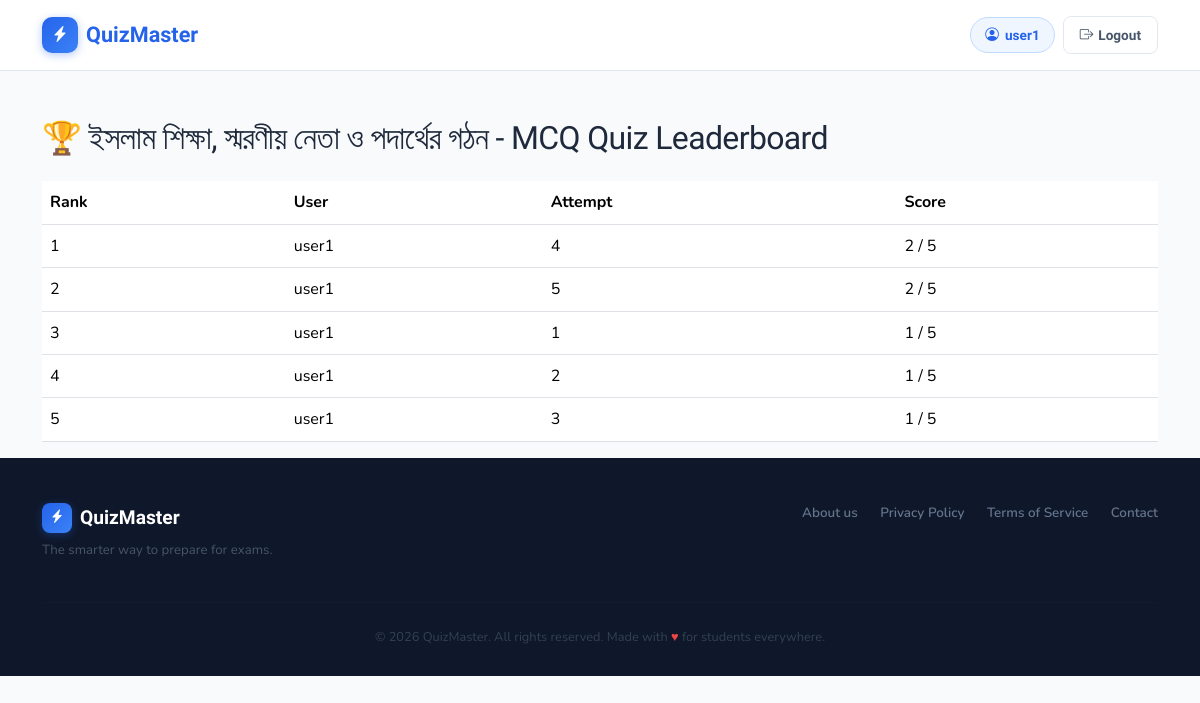
The app's page /quiz/1/leaderboard/ (signed in) with its own data.
### quiz/models.py (models this page shows, shortened)
class Quiz(models.Model):
    subject = models.ForeignKey(Subject, on_delete=models.CASCADE)
    title = models.CharField(max_length=200)
    questions_json = models.JSONField()
    created_at = models.DateTimeField(auto_now_add=True)

class QuizAttempt(models.Model):
    user = models.ForeignKey(User, on_delete=models.CASCADE)
    quiz = models.ForeignKey(Quiz, on_delete=models.CASCADE)
    score = models.IntegerField()
    total = models.IntegerField()
    attempt_number = models.IntegerField()
    created_at = models.DateTimeField(auto_now_add=True)

### quiz/views.py (the view)
# urls.py: path("quiz/<int:quiz_id>/leaderboard/", views.quiz_leaderboard, name="quiz_leaderboard"),
@login_required
def quiz_leaderboard(request, quiz_id):
    quiz = get_object_or_404(Quiz, id=quiz_id)
    leaderboard = QuizAttempt.objects.filter(
        quiz=quiz
    ).order_by("-score", "created_at")
    return render(request, "quiz/quiz_leaderboard.html", {
        "quiz": quiz,
        "leaderboard": leaderboard
    })

### quiz/templates/quiz/quiz_leaderboard.html
{% extends "quiz/base.html" %}
{% block content %}
<div class="container mt-5">
<h2 class="mb-4">
🏆 {{ quiz.title }} Leaderboard
</h2>
<table class="table">
<thead>
<tr>
<th>Rank</th>
<th>User</th>
<th>Attempt</th>
<th>Score</th>
</tr>
</thead>
<tbody>
{% for item in leaderboard %}
<tr>
<td>{{ forloop.counter }}</td>
<td>{{ item.user.username }}</td>
<td>{{ item.attempt_number }}</td>
<td>{{ item.score }} / {{ item.total }}</td>
</tr>
{% endfor %}
</tbody>
</table>
</div>
{% endblock %}

### quiz/templates/quiz/base.html (shortened to what this page needs)
<!DOCTYPE html>
<html lang="en">
<head>
  <link href="https://cdn.jsdelivr.net/npm/bootstrap@5.3.3/dist/css/bootstrap.min.css" rel="stylesheet" />
  <link rel="stylesheet" href="https://cdn.jsdelivr.net/npm/bootstrap-icons@1.11.3/font/bootstrap-icons.min.css" />
</head>
<body>
<nav class="navbar navbar-expand-lg qm-nav" id="mainNav">
  <div class="container">
    <a class="navbar-brand qm-brand" href="{% url 'home' %}">
      <div class="qm-brand-icon"><i class="bi bi-lightning-charge-fill"></i></div>
      QuizMaster
    </a>
    <div class="collapse navbar-collapse" id="navbarNav">
      <div class="ms-auto d-flex align-items-center nav-btns gap-2">
        {% if user.is_authenticated %}
          <span class="nav-user-chip">
            <i class="bi bi-person-circle"></i>{{ user.username }}
          </span>
          <a href="{% url 'logout' %}" class="btn-nav-logout">
            <i class="bi bi-box-arrow-right"></i>Logout
          </a>
        {% else %}
          <a href="{% url 'login' %}" class="btn-nav-login">Login</a>
          <a href="{% url 'register' %}" class="btn-nav-register">
            <i class="bi bi-person-plus-fill me-1"></i>Register Free
          </a>
        {% endif %}
      </div>
    </div>
  </div>
</nav>
<main>{% block content %}{% endblock %}</main>
<footer class="qm-footer">
  <div class="container">
    <div class="row align-items-start">
      <div class="col-12 col-md-6 mb-3 mb-md-0">
        <div class="footer-brand-row">
          <div class="qm-brand-icon" style="width:30px;height:30px;font-size:0.85rem;border-radius:8px;">
            <i class="bi bi-lightning-charge-fill"></i>
          </div>
          <span class="footer-brand-text">QuizMaster</span>
        </div>
        <p class="footer-tagline">The smarter way to prepare for exams.</p>
      </div>
      <div class="col-12 col-md-6 d-flex align-items-center justify-content-md-end">
        <div class="footer-links">
          <a href="{% url 'about' %}">About us</a>
          <a href="#">Privacy Policy</a>
          <a href="#">Terms of Service</a>
          <a href="#">Contact</a>
        </div>
      </div>
    </div>
    <hr class="footer-divider" />
    <div class="text-center">
      <p class="footer-copyright mb-0">
        &copy; {% now "Y" %} QuizMaster. All rights reserved.
        Made with <span style="color:var(--danger);">♥</span> for students everywhere.
      </p>
    </div>
  </div>
</footer>
</body>
</html>

### quiz/templates/quiz/base.html (style rules this page uses)
:root { --primary: #2563EB; --primary-hover: #1d4ed8; --primary-light: #eff6ff; --primary-mid: #bfdbfe; --secondary: #10B981; --secondary-hover:#059669; --secondary-light:#ecfdf5; --bg: #F8FAFC; --text: #1E293B; --text-soft: #475569; --text-muted: #94a3b8; --border: #e2e8f0; --white: #ffffff; --danger: #EF4444; --radius-sm: 8px; --radius-md: 14px; --radius-lg: 20px; --radius-xl: 28px; --shadow-card: 0 2px 16px rgba(37,99,235,0.07), 0 1px 4px rgba(0,0,0,0.05); --shadow-hover: 0 8px 32px rgba(37,99,235,0.13), 0 2px 8px rgba(0,0,0,0.06); --shadow-btn: 0 4px 14px rgba(37,99,235,0.30); }
*, *::before, *::after { box-sizing: border-box; }
html { scroll-behavior: smooth; }
body { background: var(--bg); color: var(--text); font-family: 'Nunito', sans-serif; font-size: 1rem; line-height: 1.65; overflow-x: hidden; }
h1,h2,h3,h4,h5,h6 { font-family: 'Plus Jakarta Sans', sans-serif; color: var(--text); line-height: 1.2; letter-spacing: -0.02em; }
a { text-decoration: none; color: var(--primary); }
.qm-nav { background: rgba(255,255,255,0.92); backdrop-filter: blur(14px); -webkit-backdrop-filter: blur(14px); border-bottom: 1px solid var(--border); padding: 0.75rem 0; position: sticky; top: 0; z-index: 1050; transition: box-shadow 0.3s; }
.qm-brand { font-family: 'Plus Jakarta Sans', sans-serif; font-weight: 800; font-size: 1.35rem; color: var(--primary) !important; display: flex; align-items: center; gap: 0.5rem; }
.qm-brand-icon { width: 36px; height: 36px; background: linear-gradient(135deg, var(--primary), #3b82f6); border-radius: 10px; display: flex; align-items: center; justify-content: center; color: white; font-size: 1rem; flex-shrink: 0; box-shadow: 0 2px 8px rgba(37,99,235,0.35); }
.nav-user-chip { display: inline-flex; align-items: center; gap: 6px; background: var(--primary-light); color: var(--primary); border: 1.5px solid var(--primary-mid); padding: 6px 14px; border-radius: 100px; font-size: 0.85rem; font-weight: 700; font-family: 'Plus Jakarta Sans', sans-serif; }
.btn-nav-logout { background: transparent; color: var(--text-soft); border: 1.5px solid var(--border); padding: 7px 16px; border-radius: var(--radius-sm); font-weight: 600; font-size: 0.85rem; transition: all 0.2s; font-family: 'Plus Jakarta Sans', sans-serif; display: inline-flex; align-items: center; gap: 5px; }
.qm-footer { background: #0f172a; padding: 44px 0 28px; }
.footer-brand-row { display: flex; align-items: center; gap: 0.5rem; margin-bottom: 0.4rem; }
.footer-brand-text { font-family: 'Plus Jakarta Sans', sans-serif; font-size: 1.2rem; font-weight: 800; color: white; }
.footer-tagline { color: #475569; font-size: 0.83rem; }
.footer-divider { border-color: #1e293b; margin: 1.5rem 0; }
.footer-links { display: flex; flex-wrap: wrap; gap: 0.2rem 1.4rem; align-items: center; justify-content: flex-end; }
.footer-links a { color: #64748b; font-size: 0.84rem; font-weight: 600; transition: color 0.2s; }
.footer-copyright { color: #334155; font-size: 0.8rem; }

### records on screen
Quiz: title "ইসলাম শিক্ষা, স্মরণীয় নেতা ও পদার্থের গঠন - MCQ Quiz"
QuizAttempt: user.username "user1", attempt_number "4", score "2", total "5"
QuizAttempt: user.username "user1", attempt_number "5", score "2", total "5"
QuizAttempt: user.username "user1", attempt_number "1", score "1", total "5"
QuizAttempt: user.username "user1", attempt_number "2", score "1", total "5"
QuizAttempt: user.username "user1", attempt_number "3", score "1", total "5"

### other values on screen
{{ user.username }} "user1"
